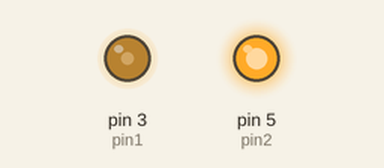
Recording of a sketch running on a simulated Arduino Uno, built with avr-gcc and run on an emulated ATmega328P. Shown: output pins drawn as LEDs (lit = HIGH).

Above: at 0.1 s.
Timing chart, 0 to 1.6 s (numbered marks = the images above):
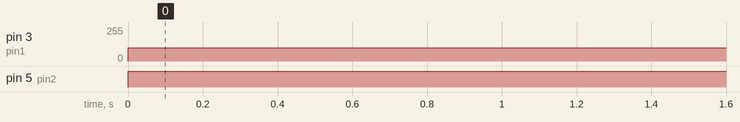

Measured:
- by itself, pin 3 (pin1): 0/255 → 100/255 at 0.00 s
- by itself, pin 5 (pin2): LOW → HIGH at 0.00 s

The sketch:

AnalogWrite.ino
```cpp
int pin1 = 3;
int pin2 = 5;
int b1 = 100;
int b2 = 255;

void setup() {
  // put your setup code here, to run once:
  pinMode(pin1,OUTPUT);
  pinMode(pin2,OUTPUT);
}

void loop() {
  // put your main code here, to run repeatedly:
  analogWrite(pin1,b1);
  analogWrite(pin2,b2);
}
```
